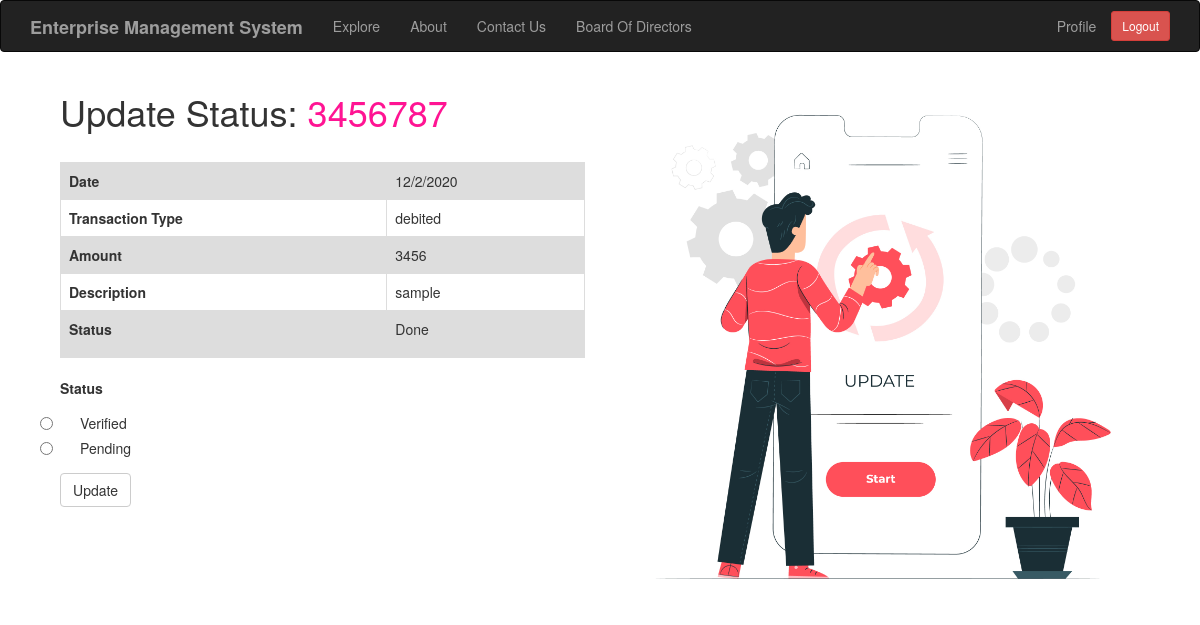
The page /update_status/3 (signed in) on the database as committed earlier.
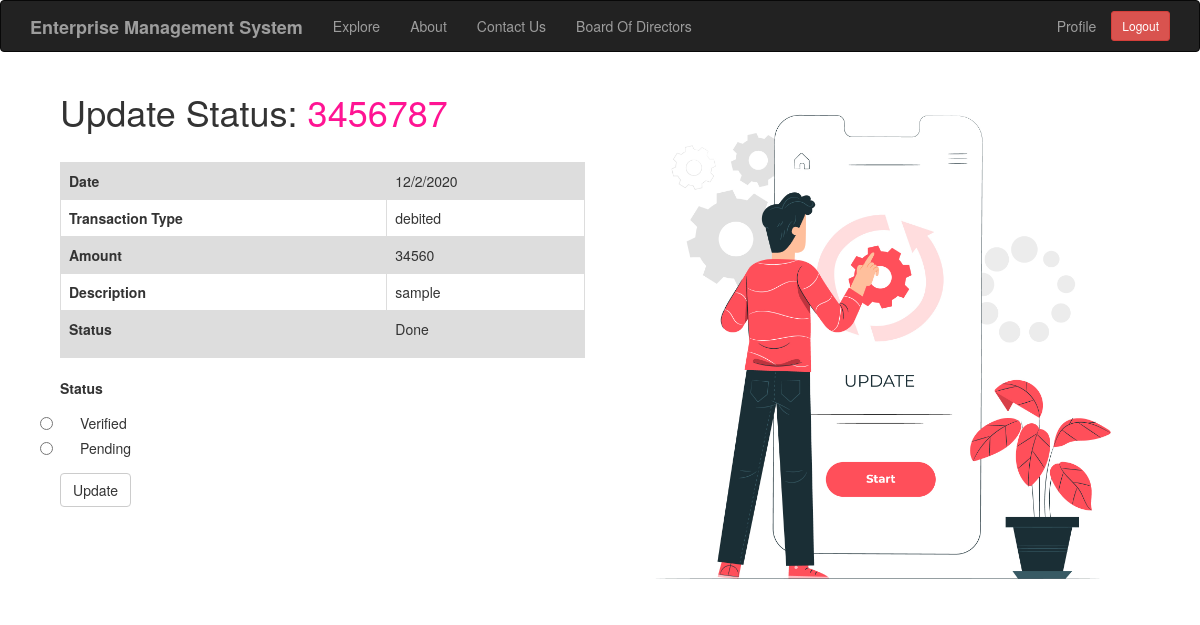
The same page on the database as committed later.
### app/models.py (models this page shows, shortened)
class Transaction(db.Model):
    id = db.Column(db.Integer,primary_key=True)
    tr_id = db.Column(db.Integer)
    date = db.Column(db.String(64))
    description = db.Column(db.String(140))
    tr_type = db.Column(db.String(64))
    amount = db.Column(db.Integer)
    valid = db.Column(db.Boolean, default=False)
    user_id = db.Column(db.Integer,db.ForeignKey('user.id'))
    comment = db.relationship('Comment',backref='comment_of',lazy='dynamic')
    document = db.relationship('Document',backref='document_of',lazy='dynamic')

### app/routes.py (the view, shortened to what this page needs)
@app.route('/update_status/<trans_id>',methods=['GET','POST'])
@login_required
def update_status(trans_id):
    form = UpdateStatusForm()
    transaction = Transaction.query.filter_by(id=trans_id).first_or_404()
    return render_template('status.html',title='Update Status',form=form,tr=transaction)

### app/forms.py
class UpdateStatusForm(FlaskForm):
    status = RadioField('Status',choices=[('True','Verified'),('False','Pending')],validators=[DataRequired()])
    submit = SubmitField('Update')

### app/models.py (called while the page is built)
@login.user_loader
def load_user(id):
    return User.query.get(int(id))

### app/routes.py (called while the page is built)
@app.before_request
def before_request():
    if current_user.is_authenticated:
        current_user.last_seen = datetime.utcnow()
        db.session.commit()

### app/templates/status.html
{% extends 'base.html' %}
{% import 'bootstrap/wtf.html' as wtf %}
{% block app_content %}
<div class="col-md-12">
	<div class="col-md-6">
		<h1 style="padding-bottom: 20px;">Update Status: <span style="color: #FF1493;">{{ tr.tr_id }}</span></h1>
		<table class="table table-bordered table-striped">
				<tr  style="background-color: #dddddd">
					<th>Date</th>
					<td>{{ tr.date }}</td>
				</tr>
				<tr>
					<th>Transaction Type</th>
					<td>{{ tr.tr_type}}</td>
				</tr>
				<tr  style="background-color: #dddddd">
					<th>Amount</th>
					<td>{{ tr.amount }}</td>
				</tr>
				<tr>
					<th>Description</th>
					<td>{{ tr.description }}</td>
				</tr>
				<tr  style="background-color: #dddddd">
					<th>Status</th>
					<td>{% if tr.valid == False %}
						<p>Pending</p>
						{% else %}
						<p>Done</p>
						{% endif %}
					</td>
				</tr>
		</table>
    	<div class="row">
        	<div class="col-md-6">
            	{{ wtf.quick_form(form) }}
        	</div>
    	</div>
    	<br>
	</div>
	<div class=col-md-6>
		<img src="{{ url_for('static', filename= 'images/status.jpg')}}" alt="update" style="max-width: 100%; height: auto">
	</div>
</div>
{% endblock %}

Rows that differ between the two databases and show on the page:
changed Transaction "debited": amount "3456" → "34560"
